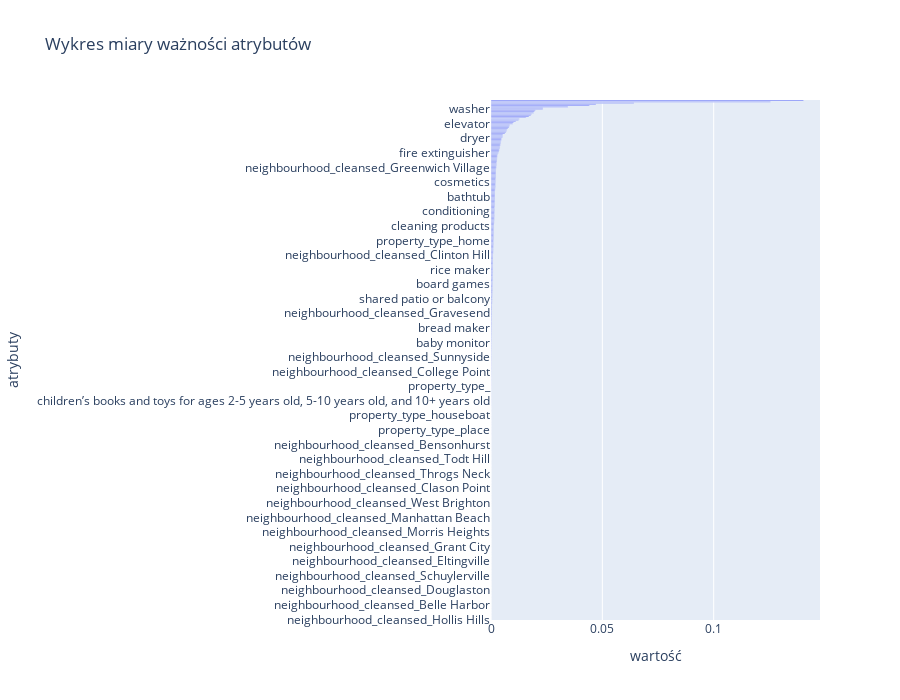

Here is the notebook cell this chart was saved with:
### Code cell
sort = forest.feature_importances_.argsort()
fig = px.bar(y=df_list.columns[sort], x=forest.feature_importances_[sort], height=700, title='Wykres miary ważności atrybutów')
fig.update_layout(xaxis_title='wartość',yaxis_title='atrybuty')
fig.show()

### Figure 1 — Plotly figure (JSON) as saved in the notebook; plotly's stock layout.template omitted (floating-point values rounded to 4 significant figures; data arrays with more than 128 entries replaced by an {"elided": "..."} marker saying what was removed)
{"data": [{"alignmentgroup": "True", "hovertemplate": "x=%{x}<br>y=%{y}<extra></extra>", "legendgroup": "", "marker": {"color": "#636efa", "pattern": {"shape": ""}}, "name": "", "offsetgroup": "", "orientation": "h", "showlegend": false, "textposition": "auto", "type": "bar", "x": {"elided": "428 float values"}, "xaxis": "x", "y": {"elided": "428 str values"}, "yaxis": "y"}], "layout": {"barmode": "relative", "height": 700, "legend": {"tracegroupgap": 0}, "title": {"text": "Wykres miary ważności atrybutów"}, "xaxis": {"anchor": "y", "domain": [0, 1], "title": {"text": "wartość"}}, "yaxis": {"anchor": "x", "domain": [0, 1], "title": {"text": "atrybuty"}}}}
